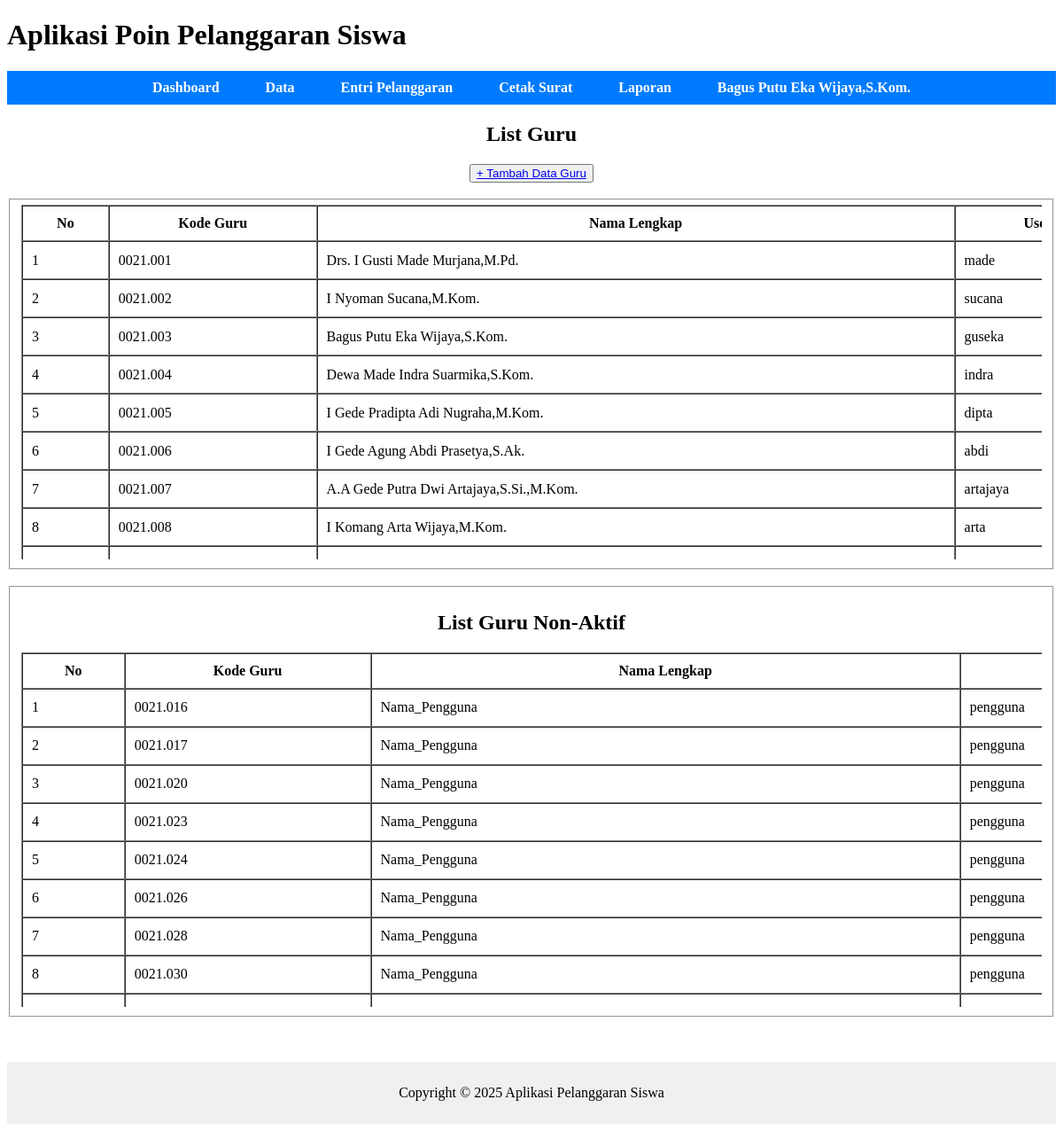
Screenshot of /pages/guru/list.php (signed in) with the database file from the repository.
### tables this page shows
CREATE TABLE `guru` (
  `kode_guru` char(8) NOT NULL,
  `nama_pengguna` varchar(100) DEFAULT NULL,
  `role` varchar(30) DEFAULT NULL,
  `username` varchar(50) DEFAULT NULL,
  `password` varchar(70) DEFAULT NULL,
  `aktif` enum('Y','N') DEFAULT NULL,
  `jabatan` varchar(50) DEFAULT NULL,
  `telp` varchar(16) DEFAULT NULL
);

### pages/guru/list.php (the view, shortened to what this page needs)
<?php
include ROOTPATH . "/config/config.php";
include ROOTPATH . "/includes/header.php";
$result = mysqli_query($conn, "SELECT * FROM guru WHERE aktif = 'Y'");
$result_nonaktif = mysqli_query($conn, "SELECT * FROM guru WHERE aktif = 'N'");
?>
<center>
    <h2>List Guru</h2>
    <button><a href="add.php">+ Tambah Data Guru</a></button><br><br>
    <fieldset>
    <div class="scroll">
        <table border="1" cellpadding="10" cellspacing="0" width="200%">
            <thead>
                <tr>
                    <th>No</th>
                    <th>Kode Guru</th>
                    <th>Nama Lengkap</th>
                    <th>Username</th>
                </tr>
                </thead>
            <tbody>
                <?php
                $no = 1;
                while ($row = mysqli_fetch_assoc($result)){ ?>
                <tr>
                    <td><?= $no++?></td>
                    <td><?= htmlspecialchars($row['kode_guru']) ?></td>
                    <td><?= htmlspecialchars($row['nama_pengguna']) ?></td>
                    <td><?= htmlspecialchars($row['username']) ?></td>
                </tr>
            <?php } ?>
            </tbody>
        </table>
    </div>
    </fieldset>
    <br>
    <fieldset>
    <h2>List Guru Non-Aktif</h2>
    <div class="scroll">
        <table border="1" cellpadding="10" cellspacing="0" width="200%">
            <thead>
                <tr>
                    <th>No</th>
                    <th>Kode Guru</th>
                    <th>Nama Lengkap</th>
                    <th>Username</th>
                </tr>
                </thead>
            <tbody>
                <?php
                $no = 1;
                while ($row = mysqli_fetch_assoc($result_nonaktif)){ ?>
                <tr>
                    <td><?= $no++?></td>
                    <td><?= htmlspecialchars($row['kode_guru']) ?></td>
                    <td><?= htmlspecialchars($row['nama_pengguna']) ?></td>
                    <td><?= htmlspecialchars($row['username']) ?></td>
                </tr>
            <?php } ?>
            </tbody>
        </table>
    </div>
    </fieldset>
</center>
<?php
include "../../includes/footer.php";
?>

### includes/header.php (style rules this page uses)
.scroll { overflow-x: scroll; max-height: 400px; }

### rows the page displays
guru: kode_guru "0021.001", nama_pengguna "Drs. I Gusti Made Murjana,M.Pd.", username "made"
guru: kode_guru "0021.002", nama_pengguna "I Nyoman Sucana,M.Kom.", username "sucana"
guru: kode_guru "0021.003", nama_pengguna "Bagus Putu Eka Wijaya,S.Kom.", username "guseka"
guru: kode_guru "0021.004", nama_pengguna "Dewa Made Indra Suarmika,S.Kom.", username "indra"
guru: kode_guru "0021.005", nama_pengguna "I Gede Pradipta Adi Nugraha,M.Kom.", username "dipta"
guru: kode_guru "0021.006", nama_pengguna "I Gede Agung Abdi Prasetya,S.Ak.", username "abdi"
guru: kode_guru "0021.007", nama_pengguna "A.A Gede Putra Dwi Artajaya,S.Si.,M.Kom.", username "artajaya"
guru: kode_guru "0021.008", nama_pengguna "I Komang Arta Wijaya,M.Kom.", username "arta"
guru: kode_guru "0021.016", nama_pengguna "Nama_Pengguna", username "pengguna"
guru: kode_guru "0021.017", nama_pengguna "Nama_Pengguna", username "pengguna"
guru: kode_guru "0021.020", nama_pengguna "Nama_Pengguna", username "pengguna"
guru: kode_guru "0021.023", nama_pengguna "Nama_Pengguna", username "pengguna"
guru: kode_guru "0021.024", nama_pengguna "Nama_Pengguna", username "pengguna"
guru: kode_guru "0021.026", nama_pengguna "Nama_Pengguna", username "pengguna"
guru: kode_guru "0021.028", nama_pengguna "Nama_Pengguna", username "pengguna"
guru: kode_guru "0021.030", nama_pengguna "Nama_Pengguna", username "pengguna"

### other values shown
$_COOKIE['nama'] "Bagus Putu Eka Wijaya,S.Kom."
